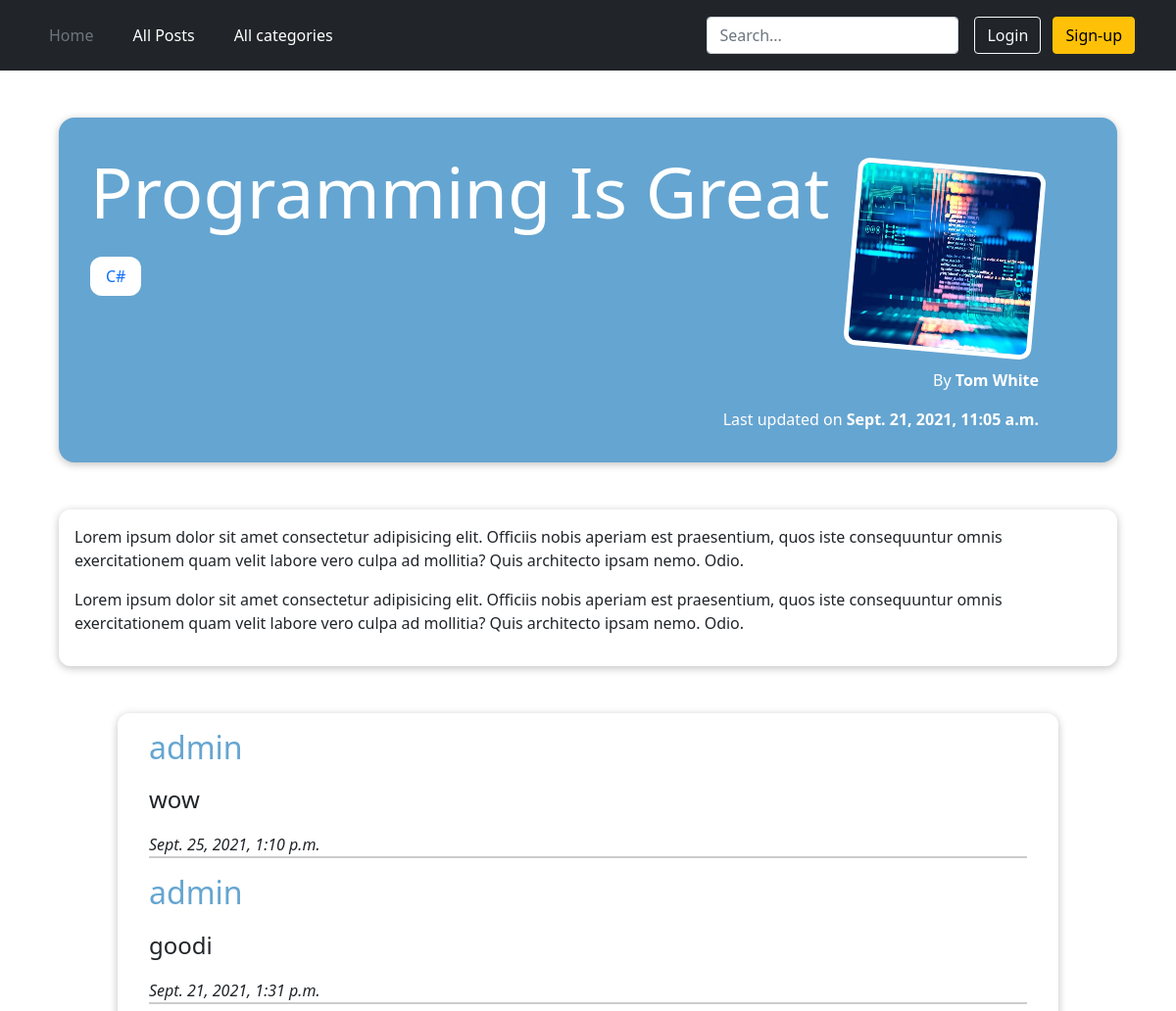
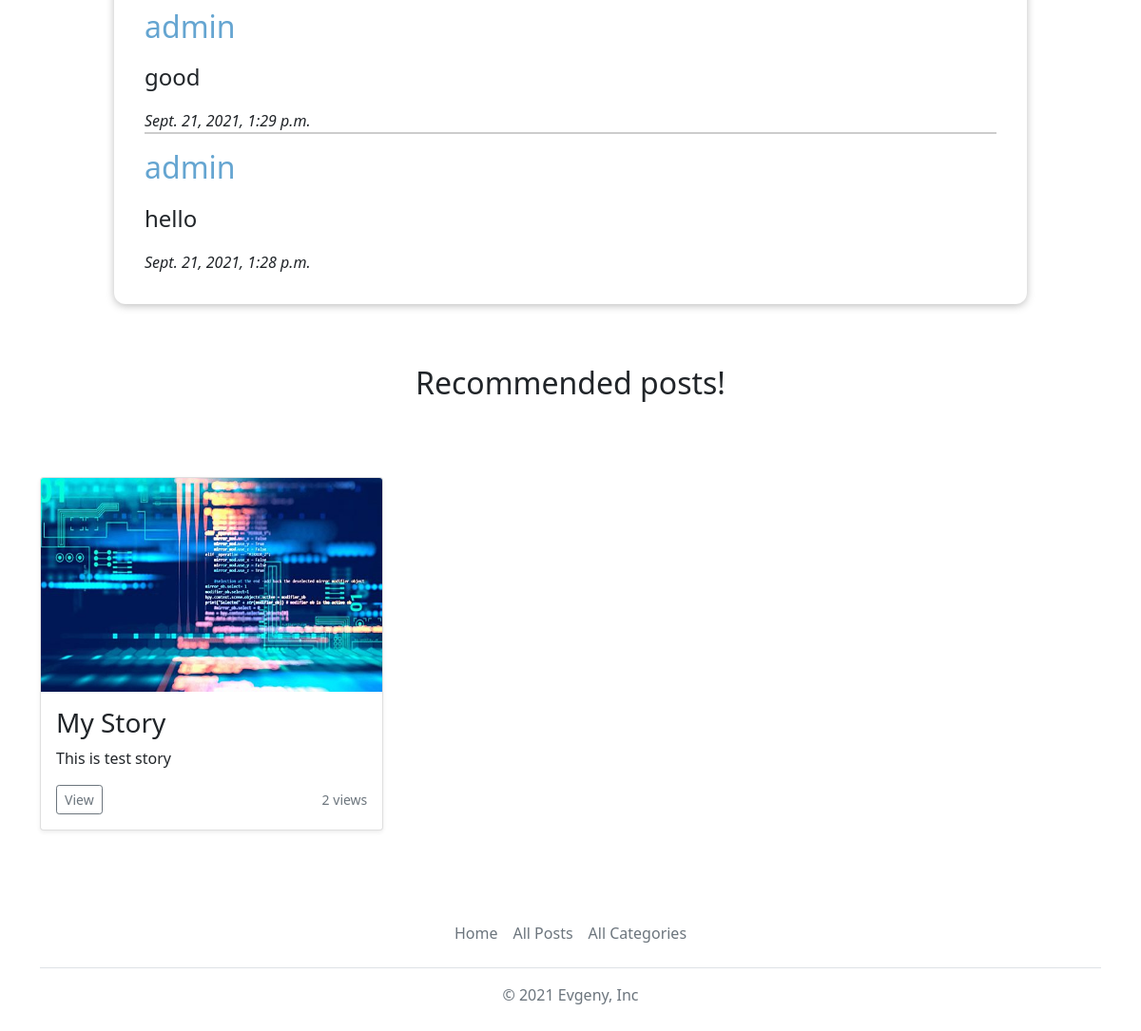
The page /posts/programming-is-great on the database its author committed (2 pictures, top to bottom).
### blog/models.py (models this page shows, shortened)
class Post(models.Model):
    title = models.CharField(max_length=20)
    views = models.IntegerField(default=0)
    excerpt = models.CharField(max_length=100)
    image = models.ImageField(upload_to='posts', null=True)
    date = models.DateField(auto_now=True)
    time = models.TimeField(auto_now=True, null=True)
    slug = models.SlugField(unique=True)
    content = models.TextField(validators=[MinLengthValidator(10)])
    author = models.ForeignKey(Author, on_delete=models.SET_NULL, null=True, related_name="posts")
    tags = models.ManyToManyField(Tag)

class Tag(models.Model):
    caption = models.CharField(max_length=10)
    slug = models.SlugField(unique=True, null=True)
    def __str__(self):
        return self.caption

class Author(models.Model):
    first_name = models.CharField(max_length=100)
    last_name = models.CharField(max_length=100)
    email = models.EmailField(max_length=150)
    def full_name(self):
        return f'{self.first_name} {self.last_name}'
    def __str__(self):
        return self.full_name()

class Comment(models.Model):
    user = models.ForeignKey(User, on_delete=models.CASCADE, null=True, editable=False)
    user_text = models.TextField(max_length=500)
    post = models.ForeignKey(Post, on_delete=models.CASCADE, related_name='comments')
    date = models.DateField(auto_now=True, null=True)
    time = models.TimeField(auto_now=True, null=True)

### blog/views.py (the view, shortened to what this page needs)
# urls.py: path('posts/<slug:slug>', views.PostDetailView.as_view(), name='post-detail-page'),
class PostDetailView(View):
    def is_stored_post(self, request, post_id):
        read_later_post_list = request.session.get('read_later_post_list')
        if read_later_post_list is not None:
            is_saved_for_later = post_id in read_later_post_list
        else:
            is_saved_for_later = False
        return is_saved_for_later
    def get(self, request, slug):
        post = Post.objects.get(slug=slug)
        related_posts = Post.objects.filter(tags__in=post.tags.all()).exclude(slug=slug)[:3]
        try:
            if UserSeenPosts.objects.filter(post=post, user=request.user).exists():
                pass
            else:
                post.views += 1
                post.save()
                UserSeenPosts.objects.create(user=request.user, post=post)
        except:
            pass
        context = {
            'post': post,
            'post_tags': post.tags.all(),
            'related_posts': related_posts,
            'comment_form': CommentForm(),
            'all_comments': post.comments.all().order_by('-date', '-time'),
            'saved_for_later': self.is_stored_post(request, post.id)
        }
        return render(request, 'blog/post-detail.html', context)

### blog/forms.py
class CommentForm(forms.ModelForm):
    class Meta:
        model = Comment
        exclude = ['post']
        labels = {
            'user_text': 'Leave your comment:'
        }

### blog/templates/blog/post-detail.html (shortened to what this page needs)
{% extends 'base.html' %}
{% load static %}
{% block css_files %}
    <link rel="stylesheet" href="{% static 'blog/post-detail.css' %}">
{% endblock %}
{% block content%}
<section id="summary">
    <h2>{{ post.title }}</h2>
    <div class="tags">
        {% for tag in post_tags %}
            <div class="tag">
                <a href="{% url 'category-page' tag.slug %}">
                    {{ tag }}
                </a>
            </div>
        {% endfor %}
    </div>
    <article>
        <img src="{{ post.image.url }}">
        <address>By <a href="mailto:{{ post.author.email }}">{{ post.author }}</a></address>
        <div>
            Last updated on
            <time>{{ post.date }}, {{ post.time }}</time>
        </div>
    </article>
</section>
<main>
    {{ post.content|linebreaks }}
</main>
{% if all_comments %}
    <section id="comments">
        <ul>
            {% for comment in all_comments %}
                <li>
                    <h2>{{ comment.user }}</h2>
                    <p id="text-comment">{{ comment.user_text|linebreaks }}</p>
                    <span>{{ comment.date }}, {{ comment.time }}</span>
                </li>
            {% endfor %}
        </ul>
    </section>
{% endif %}
{% if related_posts %}
  <div class="album py-5">
    <h2 class="recommended-title">Recommended posts!</h2>
    <div class="container">
        <div class="row row-cols-1 row-cols-sm-2 row-cols-md-3 g-3">
            {% for post in related_posts %}
                {% include 'blog/includes/post.html' %}
            {% endfor %}
        </div>
    </div>
  </div>
{% endif %}
{% endblock %}

### blog/templates/blog/includes/post.html (shortened to what this page needs)
{% load static %}
{% block css_files%}
    <link href="https://getbootstrap.com/docs/5.1/dist/css/bootstrap.min.css" rel="stylesheet"
>
{% endblock %}
 <div class="col">
  <div class="card shadow-sm">
      <img src="{{ post.image.url }}" class="bd-placeholder-img card-img-top" width="100%" height="225">
    <div class="card-body">
      <h3 class="card-text">{{ post.title }}</h3>
      <p class="card-text">{{ post.excerpt }}</p>
      <div class="d-flex justify-content-between align-items-center">
        <div class="btn-group">
            <a href="{% url 'post-detail-page' post.slug %}">
                <button type="button" class="btn btn-sm btn-outline-secondary">View</button>
            </a>
        </div>
        <small class="text-muted">{{ post.views }} views</small>
      </div>
    </div>
  </div>
 </div>

### blog/static/blog/post-detail.css (style rules this page uses)
#summary { margin: 3rem auto 3rem auto; padding: 2rem; width: 90%; max-width: 90rem; border-radius: 16px; background-color: #65A5D1; position: relative; box-shadow: 0 2px 8px rgba(0, 0, 0, 0.25); height: 22rem; }
#summary h2 { color: white; font-size: 4.5rem; margin-bottom: 1.5rem; }
#summary article { position: absolute; top: 2rem; right: 3rem; padding: 1rem 2rem; border-radius: 12px; text-align: right; color: white; }
#summary article img { width: 12rem; height: 12rem; border-radius: 12px; transform: rotateZ(5deg); border: 5px solid white; margin-bottom: 1rem; }
#summary article address a { font-weight: bold; color: white; text-decoration: none; }
#summary time { font-weight: bold; }
main { width: 90%; max-width: 90rem; margin: 3rem auto; background-color: white; padding: 1rem; border-radius: 12px; box-shadow: 0 2px 8px rgba(0, 0, 0, 0.25); }
.tags { display: flex; }
.tag { background-color: white; color: #390281; padding: 0.5rem 1rem; border-radius: 12px; margin-right: 1rem; }
.tag a { text-decoration: none; text-weight: bold; }
#comments { margin: 3rem auto 1rem auto; width: 90%; max-width: 60rem; border-radius: 12px; background-color: white; box-shadow: 0 2px 8px rgba(0, 0, 0, 0.25); padding: 1rem 2rem; }
#comments ul { list-style: none; margin: 0; padding: 0; }
#comments li { margin-bottom: 1rem; border-bottom: 2px solid #ccc; }
#comments li:last-of-type { border-bottom: none; }
#comments h2 { color: #65A5D1; }
.recommended-title { text-align: center; margin-bottom: 5rem; }
#comments span { font-style: italic; }
#comments p { font-size: 1.5em; }

### rows shown on the page
Post: title "Programming Is Great", image (picture), author "Tom White", date "Sept. 21, 2021", time "11:05 a.m.", content "Lorem ipsum dolor sit amet consectetur adipisicing elit. Officiis nobis aperiam est praesentium, quos iste consequuntur omnis exercitationem quam velit labore vero culpa ad mollitia? Quis architecto ipsam nemo. Odio. Lorem ipsum dolor sit amet consectetur adipisicing elit. Officiis nobis aperiam est praesentium, quos iste consequuntur omnis exercitationem quam velit labore vero culpa ad mollitia? Quis architecto ipsam nemo. Odio."
Tag: caption "C#"
Comment: user "admin", user_text "wow", date "Sept. 25, 2021", time "1:10 p.m."
Comment: user "admin", user_text "goodi", date "Sept. 21, 2021", time "1:31 p.m."
Comment: user "admin", user_text "good", date "Sept. 21, 2021", time "1:29 p.m."
Comment: user "admin", user_text "hello", date "Sept. 21, 2021", time "1:28 p.m."
Post: image (picture), title "My Story", excerpt "This is test story", views "2"
